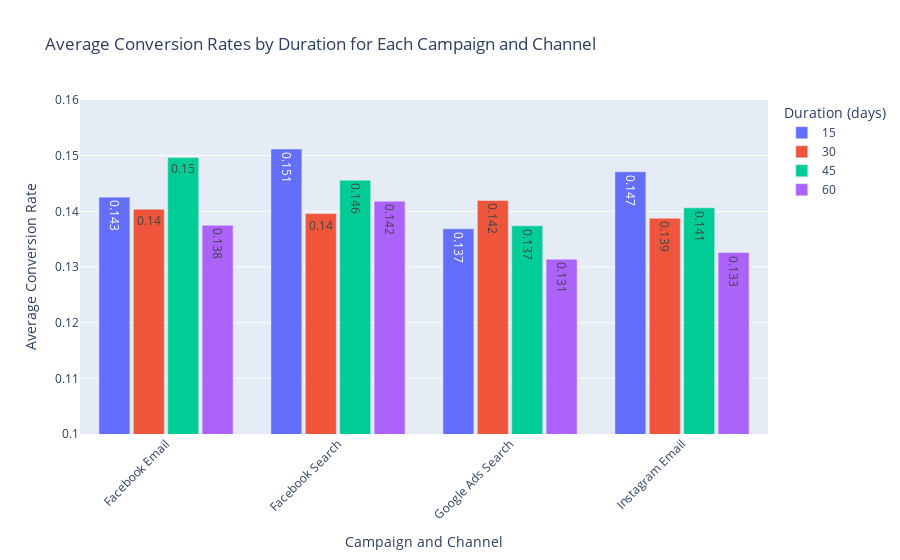

Notebook source saved alongside this figure:
### Code cell
import plotly.graph_objects as go

# Combine 'Channel_Used' and 'Campaign_Type' to create a new column for the x-axis
duration_conversion_summary['Campaign_Channel'] = duration_conversion_summary['Channel_Used'] + ' ' + duration_conversion_summary['Campaign_Type']

# Create the plot
fig = go.Figure()

# Add bars for each unique duration
durations = duration_conversion_summary['Duration'].unique()

for duration in durations:
    segment_df = duration_conversion_summary[duration_conversion_summary['Duration'] == duration]
    fig.add_trace(go.Bar(
        x=segment_df['Campaign_Channel'],
        y=segment_df['Conversion_Rate'],  # Use conversion rate for the y-axis
        name=str(duration),  # Convert duration to string for the legend
        text=segment_df['Conversion_Rate'].round(3),  # Round to 3 decimal places
        textposition='auto',
        hovertemplate='<b>%{x}</b><br>Duration: %{name}<br>Conversion Rate: %{y:.2f}<extra></extra>'  # Update hover text
    ))

# Update layout
fig.update_layout(
    title='Average Conversion Rates by Duration for Each Campaign and Channel',
    xaxis_title='Campaign and Channel',
    yaxis_title='Average Conversion Rate',
    yaxis=dict(range=[0.1, 0.16]),  # Set y-axis range
    barmode='group',  # Group bars by duration
    bargap=0.20,
    bargroupgap=0.1,
    template='plotly',  # Predefined template for better colors
    legend_title='Duration (days)',
    xaxis_tickangle=-45,  # Rotate x-axis labels for better readability
)

# Show the plot
fig.show()

### Figure 1 — Plotly figure (JSON) as saved in the notebook; plotly's stock layout.template omitted (floating-point values rounded to 4 significant figures)
{"data": [{"hovertemplate": "<b>%{x}</b><br>Duration: %{name}<br>Conversion Rate: %{y:.2f}<extra></extra>", "name": "15", "text": [0.143, 0.151, 0.137, 0.147], "textposition": "auto", "type": "bar", "x": ["Facebook Email", "Facebook Search", "Google Ads Search", "Instagram Email"], "y": [0.1426, 0.1512, 0.1369, 0.1471]}, {"hovertemplate": "<b>%{x}</b><br>Duration: %{name}<br>Conversion Rate: %{y:.2f}<extra></extra>", "name": "30", "text": [0.14, 0.14, 0.142, 0.139], "textposition": "auto", "type": "bar", "x": ["Facebook Email", "Facebook Search", "Google Ads Search", "Instagram Email"], "y": [0.1404, 0.1396, 0.142, 0.1388]}, {"hovertemplate": "<b>%{x}</b><br>Duration: %{name}<br>Conversion Rate: %{y:.2f}<extra></extra>", "name": "45", "text": [0.15, 0.146, 0.137, 0.141], "textposition": "auto", "type": "bar", "x": ["Facebook Email", "Facebook Search", "Google Ads Search", "Instagram Email"], "y": [0.1497, 0.1456, 0.1374, 0.1406]}, {"hovertemplate": "<b>%{x}</b><br>Duration: %{name}<br>Conversion Rate: %{y:.2f}<extra></extra>", "name": "60", "text": [0.138, 0.142, 0.131, 0.133], "textposition": "auto", "type": "bar", "x": ["Facebook Email", "Facebook Search", "Google Ads Search", "Instagram Email"], "y": [0.1375, 0.1418, 0.1314, 0.1326]}], "layout": {"bargap": 0.2, "bargroupgap": 0.1, "barmode": "group", "legend": {"title": {"text": "Duration (days)"}}, "title": {"text": "Average Conversion Rates by Duration for Each Campaign and Channel"}, "xaxis": {"tickangle": -45, "title": {"text": "Campaign and Channel"}}, "yaxis": {"range": [0.1, 0.16], "title": {"text": "Average Conversion Rate"}}}}
